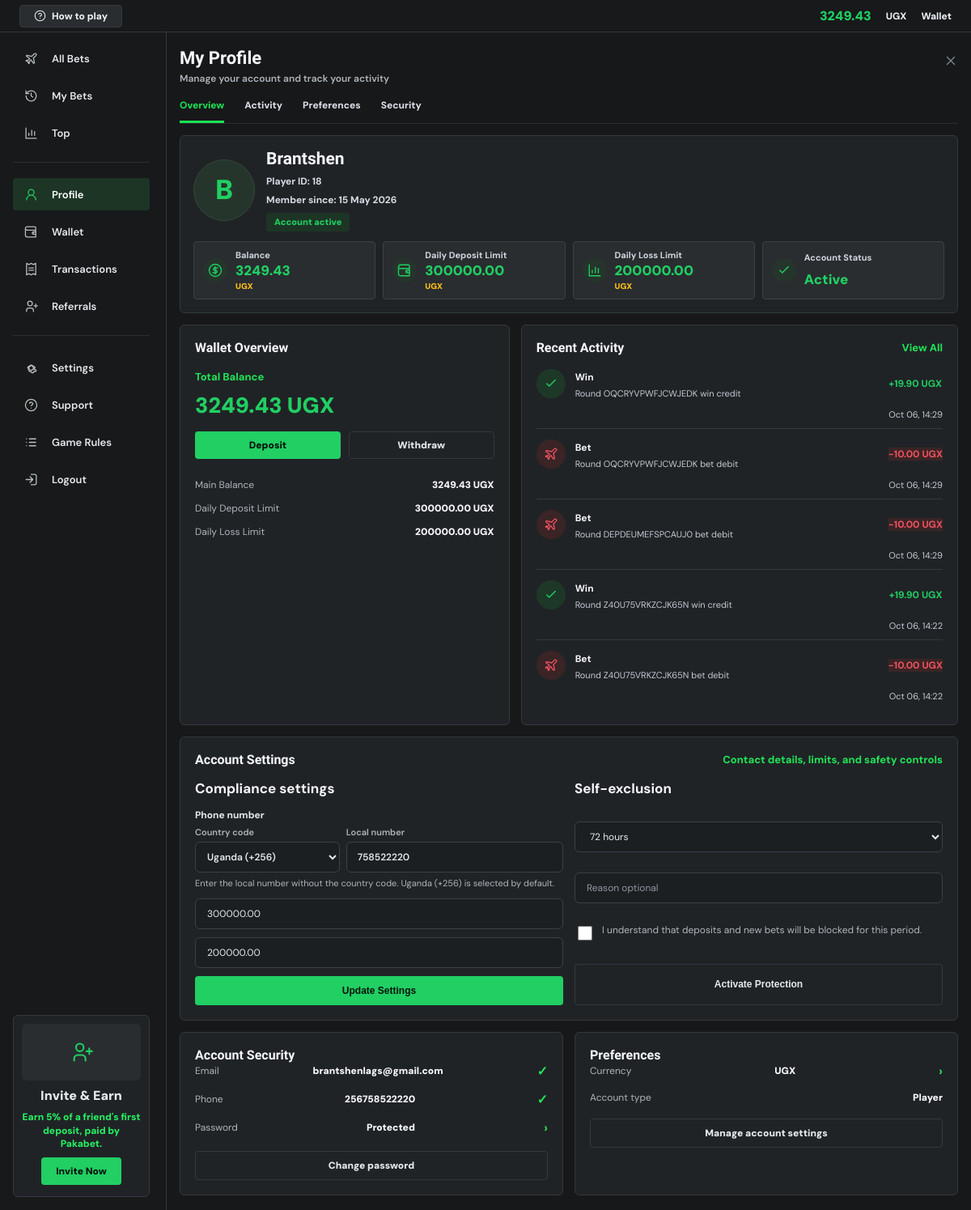
Page /profile/ (signed in) on the earlier database version.
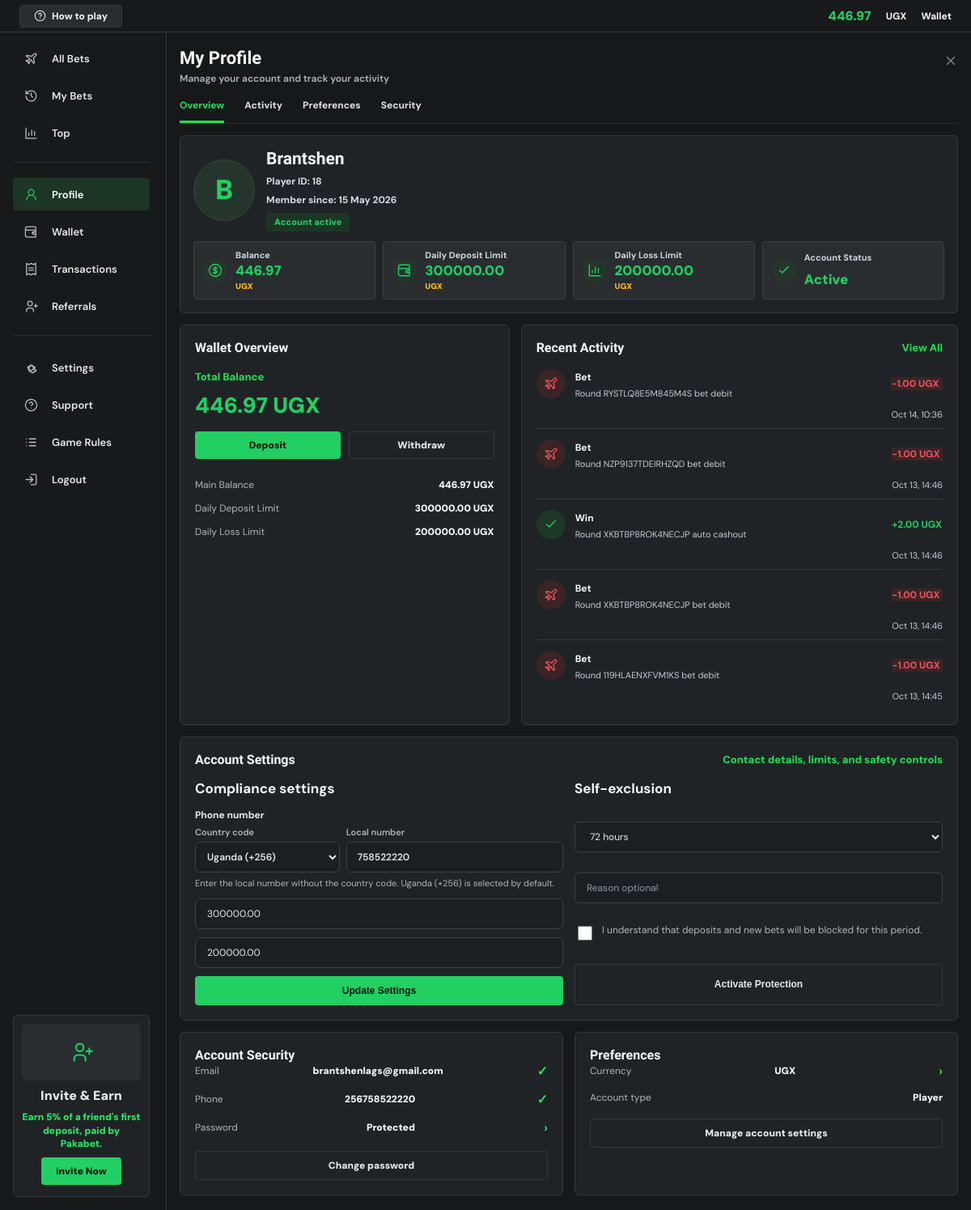
Same page on the later database version.
### core/models.py (models this page shows, shortened)
class Profile(models.Model):
    user = models.OneToOneField(User, on_delete=models.CASCADE)
    referral_code = models.UUIDField(default=uuid.uuid4, unique=True, editable=False)
    client_seed = models.CharField(max_length=128, default=generate_client_seed)
    balance = models.DecimalField(max_digits=12, decimal_places=2, default=1000)
    currency = models.CharField(max_length=3, default='UGX')
    phone_number = models.CharField(max_length=20, blank=True)
    daily_deposit_limit = models.DecimalField(max_digits=12, decimal_places=2, default=300000)
    daily_loss_limit = models.DecimalField(max_digits=12, decimal_places=2, default=200000)
    created_at = models.DateTimeField(auto_now_add=True)

class Transaction(models.Model):
    TRANSACTION_TYPES = [
        ('deposit', 'Deposit'),
        ('withdraw', 'Withdraw'),
        ('bet', 'Bet Debit'),
        ('win', 'Win Credit'),
        ('refund', 'Refund'),
        ('bonus', 'Bonus'),
    ]
    STATUS_CHOICES = [
        ('completed', 'Completed'),
        ('pending', 'Pending'),
        ('failed', 'Failed'),
    ]
    user = models.ForeignKey(User, on_delete=models.CASCADE, related_name='transactions')
    transaction_type = models.CharField(max_length=20, choices=TRANSACTION_TYPES)
    amount = models.DecimalField(max_digits=12, decimal_places=2)
    status = models.CharField(max_length=10, choices=STATUS_CHOICES, default='completed')
    reference = models.CharField(max_length=80, blank=True, db_index=True)
    description = models.CharField(max_length=255, blank=True)
    created_at = models.DateTimeField(auto_now_add=True)
    class Meta:
        ordering = ['-created_at']

### core/views.py (the view, shortened to what this page needs)
# urls.py: path('profile/', views.profile_view, name='profile'),
@login_required
def profile_view(request):
    profile = get_object_or_404(Profile, user=request.user)
    compliance_initial = {
        'phone_number': profile.phone_number,
        'daily_deposit_limit': profile.daily_deposit_limit,
        'daily_loss_limit': profile.daily_loss_limit,
    }
    form = ProfileComplianceForm(initial=compliance_initial)
    exclusion_form = SelfExclusionForm()
    active_exclusion = get_active_self_exclusion(request.user)
    exclusions = SelfExclusion.objects.filter(user=request.user)[:5]
    transactions = Transaction.objects.filter(user=request.user).order_by('-created_at')[:5]
    referral_attribution = Referral.objects.filter(invitee=request.user).select_related('inviter').first()
    return render(request, 'core/profile.html', {
        'profile': profile,
        'form': form,
        'exclusion_form': exclusion_form,
        'active_exclusion': active_exclusion,
        'exclusions': exclusions,
        'transactions': transactions,
        'referral_attribution': referral_attribution,
    })

### core/forms.py
class ProfileComplianceForm(PhoneNumberFormMixin, forms.Form):
    country_code = forms.ChoiceField(
        label='Country code',
        choices=MOBILE_MONEY_COUNTRY_CHOICES,
        required=False,
        initial='256',
        widget=forms.Select(attrs={'class': 'form-control country-code-select', 'autocomplete': 'tel-country-code'}),
    )
    phone_number = forms.CharField(
        max_length=20,
        required=False,
        widget=forms.TextInput(attrs={'placeholder': 'Phone number', 'class': 'form-control'})
    )
    daily_deposit_limit = forms.DecimalField(
        max_digits=12,
        decimal_places=2,
        min_value=1,
        max_value=MAXIMUM_DEPOSIT_AMOUNT,
        widget=forms.NumberInput(attrs={
            'placeholder': 'Maximum 300,000 UGX',
            'class': 'form-control',
            'min': '1',
            'max': str(MAXIMUM_DEPOSIT_AMOUNT),
            'step': '0.01',
        })
    )
    daily_loss_limit = forms.DecimalField(
        max_digits=12,
        decimal_places=2,
        min_value=1,
        widget=forms.NumberInput(attrs={'placeholder': 'Daily loss limit', 'class': 'form-control'})
    )

### core/templates/core/profile.html (shortened to what the changed rows need)
{% extends 'core/base.html' %}
{% block content %}
<section class="account-page account-profile-page">
    <div class="account-workspace">
        {% include 'core/partials/account_topbar.html' %}
        <main class="account-main">
            <section class="account-content">
                <div class="account-title-row">
                    <div>
                        <h1>My Profile</h1>
                    </div>
                </div>
                <section id="overview" class="account-hero-card">
                    <div class="wallet-identity">
                        <div>
                            <h2>{{ request.user.username }}</h2>
                        </div>
                    </div>
                    <div class="account-stat-row">
                        <article><strong><span class="account-stat-amount">{{ profile.balance|floatformat:2 }}</span><em>{{ profile.currency }}</em></strong></article>
                        <article><strong><span class="account-stat-amount">{{ profile.daily_deposit_limit|floatformat:2 }}</span><em>{{ profile.currency }}</em></strong></article>
                        <article><strong><span class="account-stat-amount">{{ profile.daily_loss_limit|floatformat:2 }}</span><em>{{ profile.currency }}</em></strong></article>
                    </div>
                </section>
                <div class="account-grid-2">
                    <section class="account-card wallet-actions-card">
                        <div class="section-heading">
                            <h2>Wallet Overview</h2>
                        </div>
                        <span>Total Balance</span>
                        <strong class="wallet-balance-large">{{ profile.balance|floatformat:2 }} {{ profile.currency }}</strong>
                        <div class="wallet-action-tabs">
                            <a href="{% url 'wallet' %}#deposit-form">Deposit</a>
                            <a href="{% url 'wallet' %}#withdraw-form">Withdraw</a>
                        </div>
                        <dl class="wallet-metrics">
                            <div><dt>Main Balance</dt><dd>{{ profile.balance|floatformat:2 }} {{ profile.currency }}</dd></div>
                            <div><dt>Daily Deposit Limit</dt><dd>{{ profile.daily_deposit_limit|floatformat:2 }} {{ profile.currency }}</dd></div>
                            <div><dt>Daily Loss Limit</dt><dd>{{ profile.daily_loss_limit|floatformat:2 }} {{ profile.currency }}</dd></div>
                        </dl>
                    </section>
                    <section id="activity" class="account-card account-activity-card">
                        <div class="section-heading">
                            <h2>Recent Activity</h2>
                        </div>
                        <ul class="account-activity-list">
                            {% for txn in transactions %}
                                <li><span class="activity-icon {% if txn.transaction_type == 'deposit' or txn.transaction_type == 'win' or txn.transaction_type == 'bonus' or txn.transaction_type == 'refund' %}positive{% else %}negative{% endif %}"><svg class="ui-icon" aria-hidden="true"><use href="{% if txn.transaction_type == 'deposit' %}#icon-wallet{% elif txn.transaction_type == 'win' or txn.transaction_type == 'bonus' or txn.transaction_type == 'refund' %}#icon-check{% else %}#icon-plane{% endif %}"></use></svg></span><div><strong>{{ txn.transaction_type|title }}</strong><small>{{ txn.description|default:'Main Balance' }}</small></div><b class="{% if txn.transaction_type == 'deposit' or txn.transaction_type == 'win' or txn.transaction_type == 'bonus' or txn.transaction_type == 'refund' %}positive{% else %}negative{% endif %}">{% if txn.transaction_type == 'deposit' or txn.transaction_type == 'win' or txn.transaction_type == 'bonus' or txn.transaction_type == 'refund' %}+{% else %}-{% endif %}{{ txn.amount|floatformat:2 }} {{ profile.currency }}</b><time>{{ txn.created_at|date:'M d, H:i' }}</time></li>
                            {% empty %}
                                <li class="empty-state">No account activity yet.</li>
                            {% endfor %}
                        </ul>
                    </section>
                </div>
                <section id="preferences" class="account-card account-forms-card">
                    <div class="section-heading">
                        <h2>Account Settings</h2>
                    </div>
                </section>
            </section>
            <aside class="account-right-rail">
                <section id="security" class="account-card">
                    <h2>Account Security</h2>
                    <ul class="rail-list">
                        <li><span>Phone</span><strong>{{ profile.phone_number|default:'Not set' }}</strong><b>✓</b></li>
                    </ul>
                </section>
                <section class="account-card">
                    <h2>Preferences</h2>
                    <ul class="rail-list">
                        <li><span>Currency</span><strong>{{ profile.currency }}</strong><b>›</b></li>
                    </ul>
                </section>
            </aside>
        </main>
    </div>
</section>
{% endblock %}

### core/templates/core/partials/account_topbar.html (shortened to what this page needs)
<header class="account-topbar">
    <a class="help-chip" href="{% url 'how_to_play' %}"><svg class="ui-icon" aria-hidden="true"><use href="#icon-help"></use></svg><span>How to play</span></a>
    <div>
        <strong data-account-balance>{{ profile.balance|floatformat:2 }}</strong>
        <span>{{ profile.currency }}</span>
        <a href="{% url 'wallet' %}">Wallet</a>
    </div>
</header>

Differences in the rows shown:
no longer on this page (row unchanged): Transaction: transaction_type "Win", description "Round OQCRYVPWFJCWJEDK win credit", amount "19.90", {{ profile.currency }} "UGX", created_at "Oct 06, 14:29"
no longer on this page (row unchanged): Transaction: transaction_type "Bet", description "Round OQCRYVPWFJCWJEDK bet debit", amount "10.00", {{ profile.currency }} "UGX", created_at "Oct 06, 14:29"
no longer on this page (row unchanged): Transaction: transaction_type "Bet", description "Round DEPDEUMEFSPCAUJ0 bet debit", amount "10.00", {{ profile.currency }} "UGX", created_at "Oct 06, 14:29"
no longer on this page (row unchanged): Transaction: transaction_type "Win", description "Round Z40U75VRKZCJK65N win credit", amount "19.90", {{ profile.currency }} "UGX", created_at "Oct 06, 14:22"
no longer on this page (row unchanged): Transaction: transaction_type "Bet", description "Round Z40U75VRKZCJK65N bet debit", amount "10.00", {{ profile.currency }} "UGX", created_at "Oct 06, 14:22"
changed Profile "UGX": balance "3249.43" → "446.97"
added Transaction: transaction_type "Bet", description "Round RYSTLQ8E5M845M4S bet debit", amount "1.00", {{ profile.currency }} "UGX", created_at "Oct 14, 10:36"
added Transaction: transaction_type "Bet", description "Round NZP9137TDEIRHZQD bet debit", amount "1.00", {{ profile.currency }} "UGX", created_at "Oct 13, 14:46"
added Transaction: transaction_type "Win", description "Round XKBTBP8ROK4NECJP auto cashout", amount "2.00", {{ profile.currency }} "UGX", created_at "Oct 13, 14:46"
added Transaction: transaction_type "Bet", description "Round XKBTBP8ROK4NECJP bet debit", amount "1.00", {{ profile.currency }} "UGX", created_at "Oct 13, 14:46"
added Transaction: transaction_type "Bet", description "Round 119HLAENXFVM1KS bet debit", amount "1.00", {{ profile.currency }} "UGX", created_at "Oct 13, 14:45"
